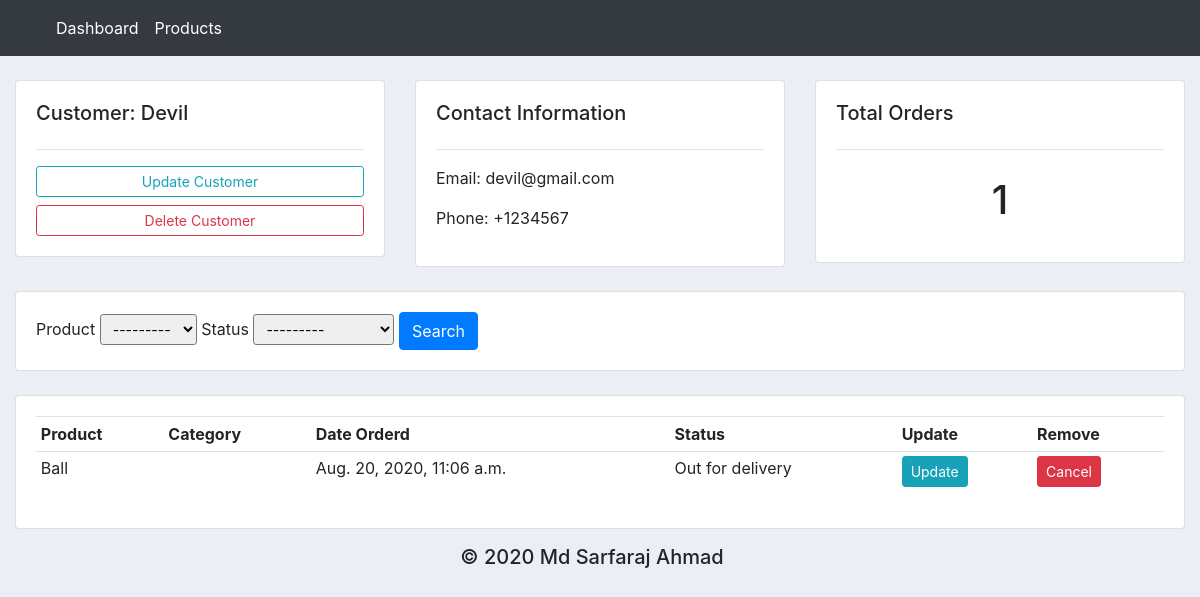
The app's page /customer/2/ with its own data.
### ecom/models.py (models this page shows, shortened)
class Customer(models.Model):
    name = models.CharField(max_length=200, null=True)
    phone = models.CharField(max_length=200, null=True)
    email = models.CharField(max_length=200, null=True)
    date_created = models.DateTimeField(
        auto_now_add=True, null=True, blank=True)

class Order(models.Model):
    STATUS = (
        ('Pending', 'Pending'),
        ('Out for delivery', 'Out for delivery'),
        ('Delivered', 'Delivered'),
    )
    customer = models.ForeignKey(
        Customer, on_delete=models.SET_NULL, null=True)
    product = models.ForeignKey(Product, on_delete=models.SET_NULL, null=True)
    date_created = models.DateTimeField(
        auto_now_add=True, null=True, blank=True)
    status = models.CharField(max_length=200, null=True, choices=STATUS)

class Product(models.Model):
    CATEGORY = (
        ('Indoor', 'Indoor'),
        ('Out Door', 'Out Door'),
    )
    name = models.CharField(max_length=200, null=True)
    price = models.FloatField(null=True)
    category = models.CharField(max_length=200, null=True, choices=CATEGORY)
    description = models.TextField()
    date_created = models.DateTimeField(
        auto_now_add=True, null=True, blank=True)
    def __str__(self):
        return self.name

### ecom/views.py (the view)
# urls.py: path('customer/<str:pk>/', views.customer, name="customer"),
def customer(request, pk):
    customer = Customer.objects.get(id=pk)
    orders = customer.order_set.all()
    total_orders = orders.count()
    orderFilter = OrderFilter(request.GET, queryset=orders)
    orders = orderFilter.qs
    context = {'customer': customer, 'orders': orders, 'total_orders': total_orders,
               'filter': orderFilter}
    return render(request, 'accounts/customer.html', context)

### ecom/templates/accounts/customer.html
{% extends 'accounts/main_template.html' %}
{% block content %}
{% load widget_tweaks %}
<br>
<div class="row">
	<div class="col-md">
		<div class="card card-body">
			<h5>Customer: {{customer.name}}</h5>
			<hr>
			<a class="btn btn-outline-info  btn-sm btn-block" href="">Update Customer</a>
			<a class="btn btn-outline-danger  btn-sm btn-block" href="">Delete Customer</a>
		</div>
	</div>
	<div class="col-md">
		<div class="card card-body">
			<h5>Contact Information</h5>
			<hr>
			<p>Email: {{customer.email}}</p>
			<p>Phone: {{customer.phone}}</p>
		</div>
	</div>
	<div class="col-md">
		<div class="card card-body">
			<h5>Total Orders</h5>
			<hr>
			<h1 style="text-align: center;padding: 10px">{{total_orders}}</h1>
		</div>
	</div>
</div>
<br>
<div class="row">
	<div class="col">
		<div class="card card-body">
			<form method="get">
				{% for field in filter.form %}
				{{field.label}}
				{{field|add_class:'form-control-sm'}}
				{% endfor %}
				<button class="btn btn-primary" type="submit">Search</button>
			</form>
		</div>
	</div>
</div>
<br>
<div class="row">
	<div class="col-md">
		<div class="card card-body">
			<table class="table table-sm">
				<tr>
					<th>Product</th>
					<th>Category</th>
					<th>Date Orderd</th>
					<th>Status</th>
					<th>Update</th>
					<th>Remove</th>
				</tr>
				{% for order in orders %}
				<tr>
					<td>{{order.product}}</td>
					<td>{{order.category}}</td>
					<td>{{order.date_created}}</td>
					<td>{{order.status}}</td>
					<td><a class="btn btn-sm btn-info" href="{% url 'update_order' order.id %}">Update</a></td>
					<td><a class="btn btn-sm btn-danger" href="{% url 'delete_order' order.id %}">Cancel</a></td>
				</tr>
				{% endfor %}
			</table>
		</div>
	</div>
</div>
{% endblock content %}

### ecom/templates/accounts/main_template.html (style rules this page uses)
body { background-color: #ebeff5; }

### records on screen
Customer: name "Devil", email "devil@gmail.com", phone "+1234567"
Order: product "Ball", date_created "Aug. 20, 2020, 11:06 a.m.", status "Out for delivery"

### other values on screen
{{ total_orders }} "1"
{{ field.label }} "Product" "Status"
